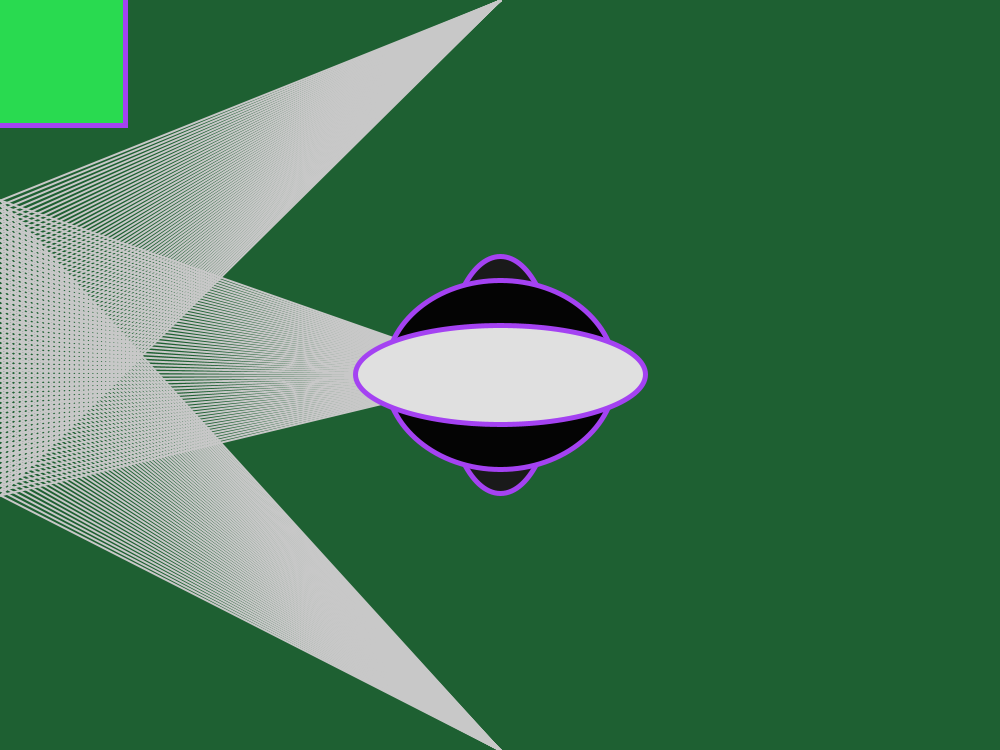
Frame 1 (no input)
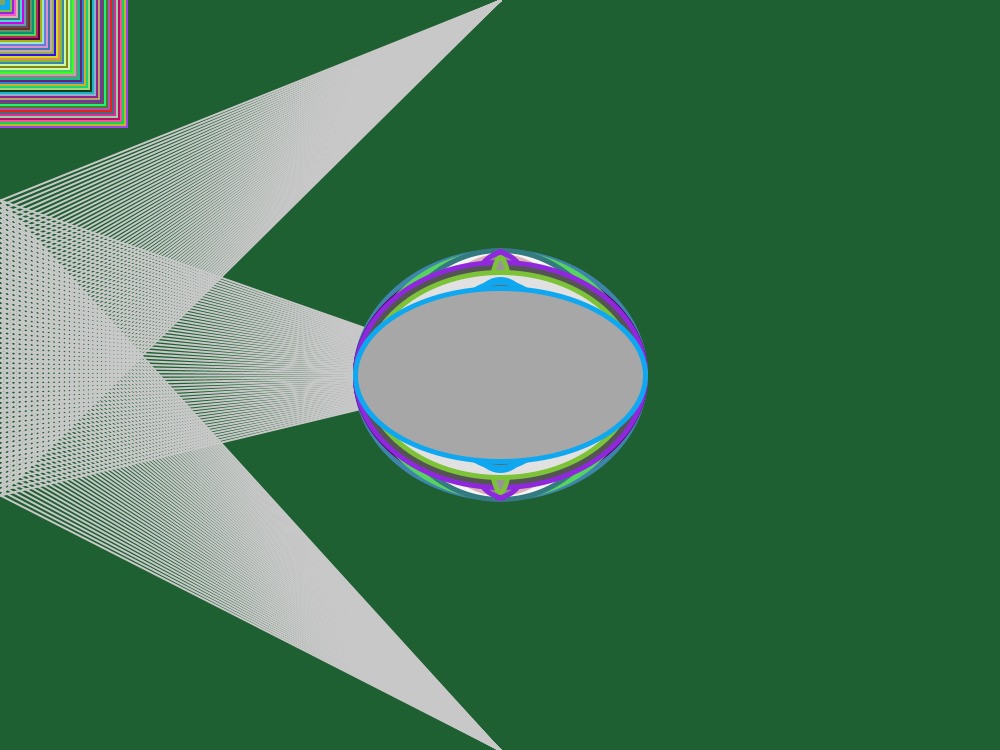
Frame 60 (the mouse pressed at the canvas centre just before this capture)
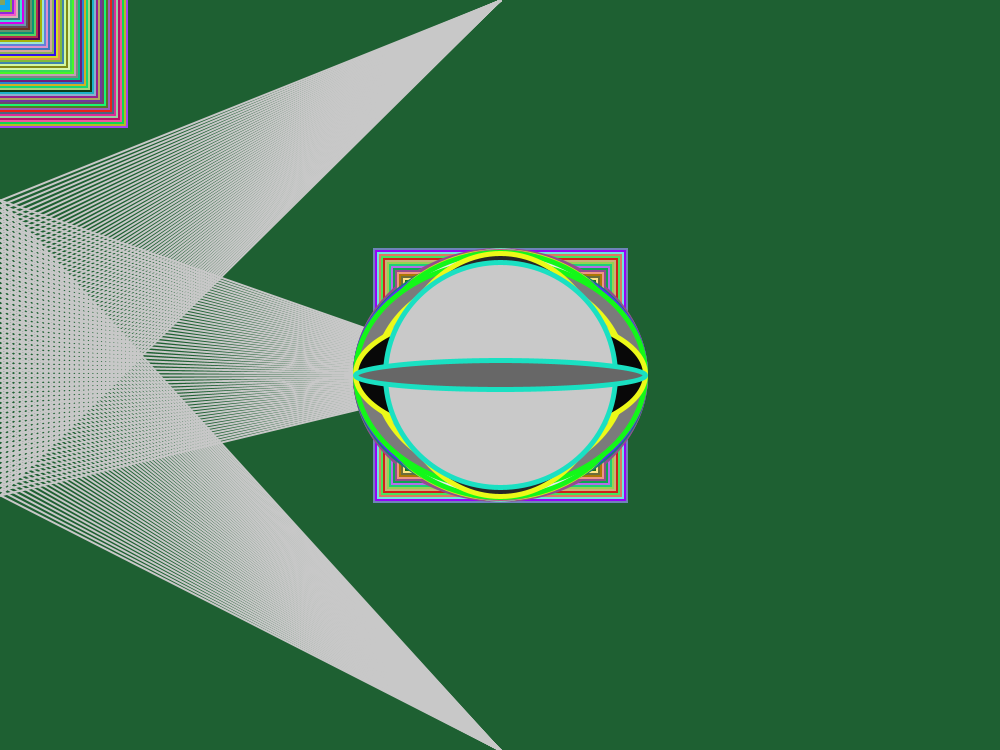
Frame 120 (the mouse held since frame 60 and released just before this capture)

The Processing sketch that drew these frames (run headless with seeded random() and noise(); from frame 60 on, the mouse is pressed at the canvas centre):

// Processing sketch: processing_172589
// ── processing_172589.pde

int j = 250;
int r = 30;
int g = 96;
int b = 50;
int x = 70;

void setup()
{
  size(1000,750);
  background(r,g,b);
 for (int c = 200; c < 500; c = c+5)
 { 
   strokeWeight(2);
   stroke(200);
   line(500, 0, 0, c);
   line(500, 375, 0, c);
   line(500, 750, 0, c);
   
 }
}

void draw()
{
  if (keyPressed == true)
  {
    background(255);
  }
  
  if (j > 0)
  {
    strokeWeight(5);
    stroke(random(255),random(255),random(255));
    fill(random(175),random(255),random(255));
    rectMode(CENTER);
    rect(mouseX,mouseY,j,j);
    j = j - 4;
  } 
  else
  {
    j = 250;
  }
  x = 10;
  while (x < 300)
  {
    ellipse(500, 375, x, random(250));
    fill(random(255)); 
    ellipseMode(CENTER);
    x = x + 20;
  }
}


 
